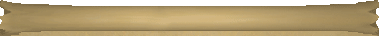
#> input picture scroll_top.png, 379 x 36 px
$ python totus_hiscores.py
#> lines starting #> are read from the running program, lines starting #| are printed output that depends on the picture
'''
A method for converting the stuff from Totus discord channel "highscores" to a image similar to
the oldschool.runescape.com website hiscores.
'''
from PIL import Image, ImageDraw, ImageFont
import re

rank_conversion_dict = {
    '8️⃣': "Brigadier",
    '7️⃣': "Colonel",
    '6️⃣': "Major",
    '5️⃣': "Captain",
    '4️⃣': "Lieutenant",
    '3️⃣': "Sergeant",
    '2️⃣': "Corporal",
    '1️⃣': "Recruit",
    }

BLACK = (1,1,1,255)
# Number of pixels that are padded
PADDING = 18
HEADING_PADDING = 5
ACHIEVE_DIARY_X = 115
COL_LENGTHS = [60,119,70, 70]
s = 0
CUM_COL_LEN = [(s:=s+item) for item in COL_LENGTHS]
print(CUM_COL_LEN)

def data_gen():
    '''
    This generator yields the text file data and converts each row into a usable list.
    '''
    with open("totus_data.txt", "r", encoding="utf-8") as f:
        text = f.read()

    lines = text.strip().split("\n")
    # Ignore the first 2 lines as they are just the names of the columns.
    data_lines = lines[2:]
    # rows = []

    for line in data_lines:
        match = re.match(r"\s*(\d+)\)\s+(.+?)\s+(\S+)\s+([\d,]+)\s+(\d+)\s+([\d\.K]+)\s*(⭐?)", line)
        if match:
            #rows.append(list(match.groups()))
            yield list(match.groups())

def vertical_merge(im1: Image.Image, im2: Image.Image) -> Image.Image:
    '''
    Merges the images vertically
    '''
    w = max(im1.size[0], im2.size[0])
    h = im1.size[1] + im2.size[1]
    im = Image.new("RGBA", (w, h))

    im.paste(im1)
    im.paste(im2, (0, im1.size[1]))
    return im

# Image Files as objects
scroll_top_image = Image.open("scroll_top.png").convert("RGBA")
#> scroll_top_image is the input picture: PIL image 379x36 RGBA; mean R, G, B, A 184.3, 164.5, 123.6, 217.5
scroll_middle_image = Image.open("scroll_middle.png").convert("RGBA")
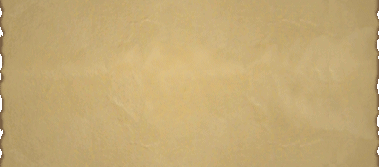
#> input picture scroll_middle.png, 379 x 167 px
#> scroll_middle_image is the input picture: PIL image 379x167 RGBA; mean R, G, B, A 195.5, 169.8, 116.9, 254.1
scroll_bottom_image = Image.open("scroll_bottom.png").convert("RGBA")
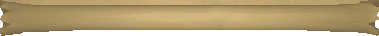
#> input picture scroll_bottom.png, 379 x 36 px
#> scroll_bottom_image is the input picture: PIL image 379x36 RGBA; mean R, G, B, A 184.3, 164.5, 123.6, 217.5
#> (the run stopped early here; a loop or call above may not have finished)
